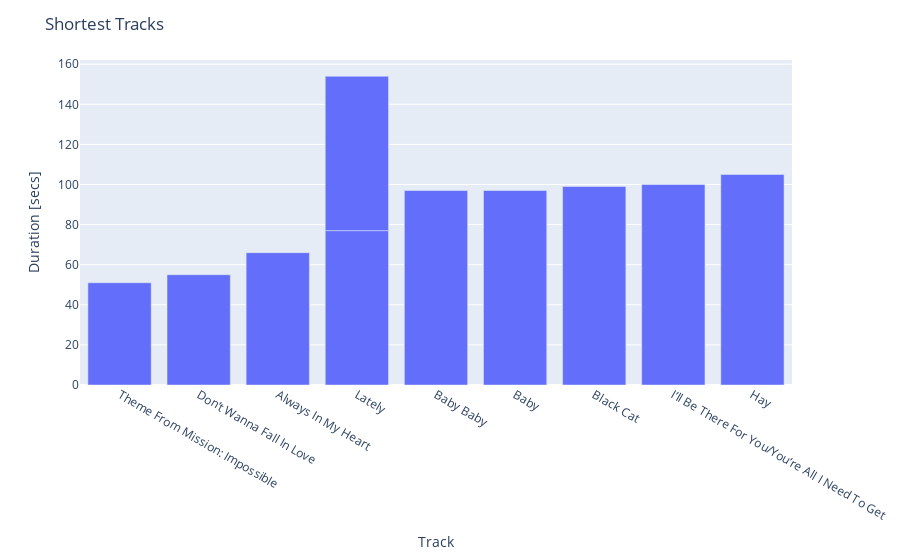

The notebook cell this image was saved under:
### Code cell
#  Shortest songs
df_shortest = data1[["Artist", "Track", "Total Seconds"]].sort_values(by="Total Seconds")[0:10]


fig = px.bar(df_shortest, y="Total Seconds", x="Track", hover_data="Artist")
fig.update_layout(
    title="Shortest Tracks",
    yaxis_title="Duration [secs]",
    height=600
)
fig.show()

### Figure 1 — Plotly figure (JSON) as saved in the notebook; plotly's stock layout.template omitted (floating-point values rounded to 4 significant figures)
{"data": [{"alignmentgroup": "True", "customdata": [["Adam Clayton and Larry Mullen"], ["Jane Child"], ["Tevin Campbell"], ["Divine"], ["Jodeci"], ["Amy Grant"], ["Brandy"], ["Janet Jackson"], ["by Method Man featuring Mary J. Blige"], ["Crucial Conflict"]], "hovertemplate": "Track=%{x}<br>Total Seconds=%{y}<br>Artist=%{customdata[0]}<extra></extra>", "legendgroup": "", "marker": {"color": "#636efa", "pattern": {"shape": ""}}, "name": "", "offsetgroup": "", "orientation": "v", "showlegend": false, "textposition": "auto", "type": "bar", "x": ["Theme From Mission: Impossible", "Don’t Wanna Fall In Love", "Always In My Heart", "Lately", "Lately", "Baby Baby", "Baby", "Black Cat", "I’ll Be There For You/You’re All I Need To Get", "Hay"], "xaxis": "x", "y": [51, 55, 66, 77, 77, 97, 97, 99, 100, 105], "yaxis": "y"}], "layout": {"autosize": true, "barmode": "relative", "legend": {"tracegroupgap": 0}, "margin": {"t": 60}, "title": {"text": "Shortest Tracks"}, "xaxis": {"anchor": "y", "autorange": true, "domain": [0, 1], "range": [-0.5, 8.5], "title": {"text": "Track"}, "type": "category"}, "yaxis": {"anchor": "x", "autorange": true, "domain": [0, 1], "range": [0, 162.1], "title": {"text": "Duration [secs]"}, "type": "linear"}}}
